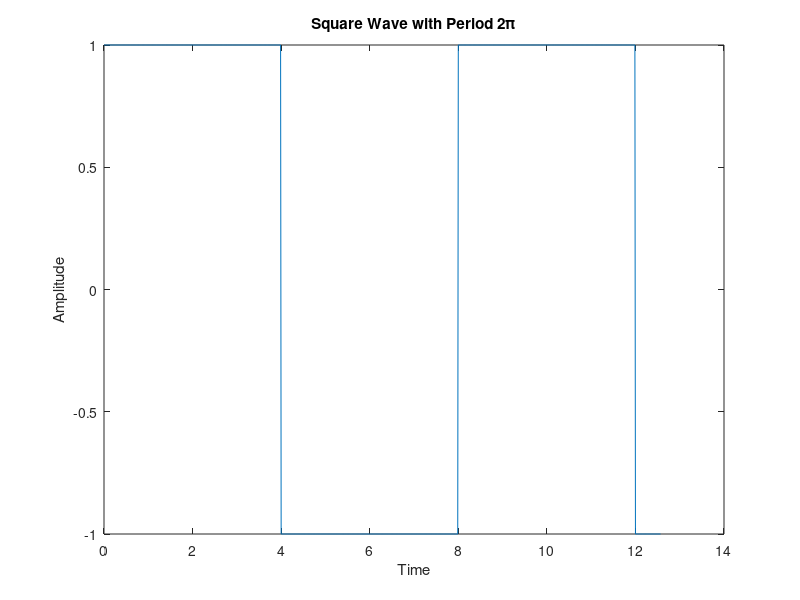

The MATLAB source for this figure:
% Generate a time vector from 0 to 4π with 1000 points
t = linspace(0, 4*pi, 1000);    %time vector should be continuous that why we use linspace() instead of just 0:4*pi

% Give value to the amplitude
A = 1;

% Give value to the sequance  -->  Omega(Hz)
  w = pi/4;

% Generate a square wave with period 2π and amplitude 1
sq = A*square(w*t);

% Plot the square wave
plot(t, sq)
xlabel('Time')
ylabel('Amplitude')
title('Square Wave with Period 2π')
